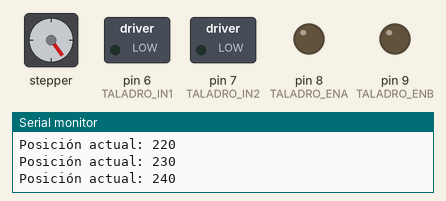
This sketch was run on a simulated Arduino Uno, built with avr-gcc and run on an emulated ATmega328P. Parts: stepper motor, switched loads named in the sketch (green lamp = pin HIGH), output pins drawn as LEDs (lit = HIGH), the last lines printed to the serial monitor. Stepper angles assume 100 steps per turn.

Above: at 3.3 s.
At 4.3 s:
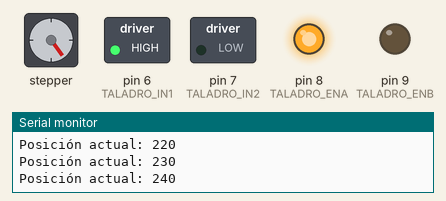
At 9.3 s:
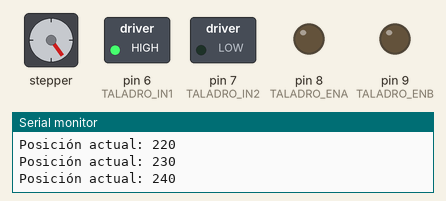
At 14.8 s:
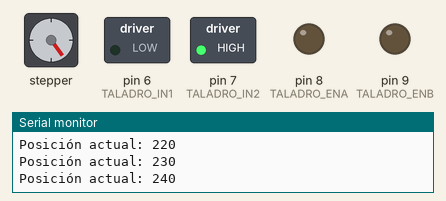
At 21.9 s:
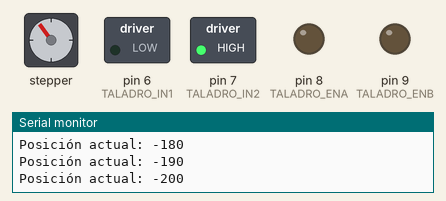
At 35.7 s:
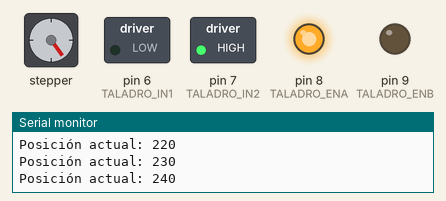
Timing chart, 0 to 37.2 s (numbered marks = the images above):
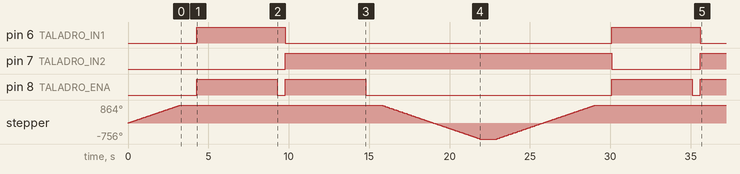

Measured:
- by itself, pin 6 (TALADRO_IN1): alternates HIGH for 5.5 s and LOW for 20.3 s
- by itself, pin 7 (TALADRO_IN2): LOW → HIGH at 9.8 s, → LOW 20.3 s later, → HIGH 5.5 s later
- by itself, pin 8 (TALADRO_ENA): goes HIGH 5.0 s, LOW 0.50 s, HIGH 5.0 s, LOW 15.3 s, HIGH 5.0 s, LOW 0.50 s, then HIGH
- by itself, stepper: turns 864° clockwise in 3.2 s, then 1620° counter-clockwise in 6.1 s, then 1620° clockwise in 6.1 s

The sketch:

motor_elevacion_taladro_0.1.ino
```cpp
#include <Stepper.h>

// -------------------------
// Código ORIGINAL de elevación (sin cambios)
// -------------------------
const int stepsPerRevolution = 100;
const int motorSpeed = 70;

const int IN1 = 2;
const int IN2 = 3;
const int IN3 = 4;
const int IN4 = 5;

const int pasosMaxArriba = 240;
const int pasosMaxAbajo = -210;

Stepper motor(stepsPerRevolution, IN1, IN2, IN3, IN4);
int pasosActuales = 0;

void setup() {
  motor.setSpeed(motorSpeed);
  Serial.begin(9600);
  Serial.println("Sistema iniciado. Posición actual: 0");

  // -------------------------
  // Configuración adicional del taladro
  // -------------------------
  pinMode(6, OUTPUT); // TALADRO_IN1
  pinMode(7, OUTPUT); // TALADRO_IN2
  pinMode(8, OUTPUT); // TALADRO_ENA
  pinMode(9, OUTPUT); // TALADRO_ENB (opcional si tienes 2 motores)
}

void loop() {
  // Movimiento hacia arriba en pasos de 10
  moverConTorque(pasosMaxArriba, 10);
  delay(1000);

  // Taladro gira en un sentido 5 segundos
  digitalWrite(6, HIGH);   // IN1
  digitalWrite(7, LOW);    // IN2
  digitalWrite(8, HIGH);   // ENA
  delay(5000);

  // Taladro se detiene
  digitalWrite(8, LOW);
  delay(500);

  // Taladro gira al revés 5 segundos
  digitalWrite(6, LOW);    // IN1
  digitalWrite(7, HIGH);   // IN2
  digitalWrite(8, HIGH);   // ENA
  delay(5000);

  // Taladro se detiene
  digitalWrite(8, LOW);
  delay(1000);

  // Movimiento hacia abajo en pasos de 10
  moverConTorque(pasosMaxAbajo, 10);
  delay(1000);
}

// -------------------------
// Función original sin cambios
// -------------------------
void moverConTorque(int destino, int pasosPorSegmento) {
  int direccion = (destino > pasosActuales) ? 1 : -1;

  while (pasosActuales != destino) {
    int pasosRestantes = abs(destino - pasosActuales);
    int pasosAMover = min(pasosPorSegmento, pasosRestantes);

    motor.step(pasosAMover * direccion);
    pasosActuales += pasosAMover * direccion;

    delay(50);

    Serial.print("Posición actual: ");
    Serial.println(pasosActuales);
  }
}
```
